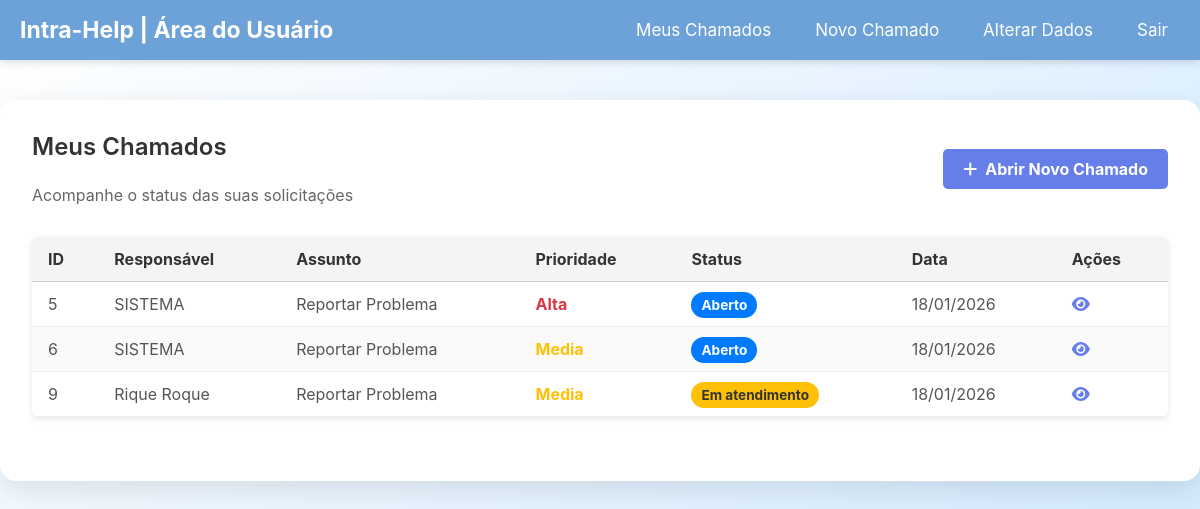
Page /views/painelUsuario.php (signed in) on the committed database.
### tables this page shows
CREATE TABLE "chamados" (
	"numero"	INTEGER NOT NULL,
	"solicitante_id"	INTEGER NOT NULL,
	"descricao"	TEXT NOT NULL,
	"responsavel_id"	INTEGER DEFAULT 1,
	"status"	TEXT DEFAULT "Aberto",
	"data_criacao"	TEXT DEFAULT current_timestamp, titulo text default "Reportar Problema", prioridade text default "Baixa",
	PRIMARY KEY("numero"),
	CONSTRAINT "fk_responsavel" FOREIGN KEY("responsavel_id") REFERENCES "usuarios"("usuario_id"),
	CONSTRAINT "fk_solicitante" FOREIGN KEY("solicitante_id") REFERENCES "usuarios"("usuario_id")
);

### models/chamados.php (called while the page is built, shortened)
<?php
function chamadosPorIdSolicitante(int $idSolicitante){
    $pdo = conectarDB();
    $sql = "SELECT c.numero, u.nome as solicitante, c.descricao, us.nome as responsavel, c.status, c.data_criacao, c.prioridade, c.titulo
            FROM chamados c
            INNER JOIN usuarios u
            ON solicitante_id = u.usuario_id
            INNER JOIN usuarios us
            ON responsavel_id = us.usuario_id
            WHERE c.solicitante_id = :solicitante_id;";
    $stmt = $pdo->prepare($sql);
    $stmt->execute(
        [":solicitante_id"=> $idSolicitante]
    );
    return $stmt->fetchAll(PDO::FETCH_ASSOC);
}

### views/painelUsuario.php (the view, shortened to what this page needs)
<?php
    require_once dirname(__DIR__) . '/models/chamados.php';
    if(eUsuarioLogado()){
        $usuario = $_SESSION['usuario'];
        $id = $usuario['usuario_id'];
        $categoria = $usuario['categoria'];
    }
    $eCliente = $categoria === 'Cliente';
    if ($eCliente){$chamados = chamadosPorIdSolicitante($id);}
    else{$chamados = chamadosPorIdResponsavel($id);}
?>
<!DOCTYPE html>
<html lang="pt-br">
<head>
    <link rel="stylesheet" href="../theme.css">
    <link rel="stylesheet" href="../style.css">
    <link rel="stylesheet" href="./painelUsuario.css">
    <link rel="stylesheet" href="https://cdnjs.cloudflare.com/ajax/libs/font-awesome/6.5.0/css/all.min.css">
</head>
<body>
    <?php
    include 'menu.php';
    ?>
    <div class="main-content">
        <div class="container">
            <div class="header-painel">
                <div>
                    <h2>Meus Chamados</h2>
                    <p>Acompanhe o status das suas solicitações</p>
                </div>
                <a href="criarChamado.php" class="btn-novo">
                    <i class="fa-solid fa-plus"></i> Abrir Novo Chamado
                </a>
            </div>
            <table class="data-table">
                <thead>
                    <tr>
                        <th>ID</th>
                        <?php if($eCliente): ?>
                            <th>Responsável</th>
                        <?php else: ?>
                            <th>Solicitante</th>
                        <?php endif; ?>
                        <th>Assunto</th>
                        <th>Prioridade</th>
                        <th>Status</th>
                        <th>Data</th>
                        <th>Ações</th>
                    </tr>
                </thead>
                <tbody>
                    <?php foreach($chamados as $c): ?>
                    <tr>
                        <td><?= $c['numero'] ?></td>
                        <?php if($eCliente): ?>
                            <td><?= $c['responsavel'] ?></td>
                        <?php else: ?>
                            <td><?= $c['solicitante'] ?></td>
                        <?php endif; ?>
                        <td><?= $c['titulo'] ?></td>
                        <td><span class="badge-<?= $c['prioridade'] ?>"><?= $c['prioridade'] ?></span></td>
                        <td><span class="badge badge-<?= $c['status'] ?>"><?= $c['status'] ?></span></td>
                        <td><?= date('d/m/Y', strtotime($c['data_criacao'])) ?></td>
                        <td>
                            <a href="../views/verChamado.php?id=<?= $c['numero'] ?>" title="Ver Detalhes">
                                <i class="fa-solid fa-eye"></i>
                            </a>
                        </td>
                    </tr>
                    <?php endforeach?>
                </tbody>
            </table>
        </div>
    </div>
</body>
</html>

### theme.css (style rules this page uses)
:root { --primary: #667eea; --primary-hover: #5a67d8; --text-main: #111; --text-muted: #666; --text-soft: #555; --thead: #f4f4f4; --bg-page: #f5f6fa; --bg-card: #ffffff; --bg-soft: #f5f7fa; --bg-soft-2: #f9fbff; --border: #d1d5db; --border-soft: #e1e7f0; --blue: #007bff; --gray: #6c757d; --yellow: #ffc107; --green: #28a745; --red: #dc3545; --orange: orange; --success-bg: #e6fffa; --error-bg: #fed7d7; --link:#9dafff; --shadow-focus: rgba(102, 126, 234, 0.2); }

### style.css (style rules this page uses)
* { box-sizing: border-box; margin: 0; padding: 0; font-family: 'Inter', sans-serif; }
body { background: linear-gradient(135deg, #fff, #cbe7ff); min-height: 100svh; }
.main-content { display: flex; justify-content: center; align-items: center; margin-top: 80px; padding: 20px; }
.container { background: #fff; padding: 2rem; border-radius: 1rem; box-shadow: 0 10px 30px rgba(0, 0, 0, 0.1); min-width: 450px; }
.container:has(table) { min-width: 1200px; }
h2 { text-align: center; margin-bottom: 1.5rem; font-weight: 600; color: #333; }
a { color: var(--link); text-decoration: none; margin: auto; }
.data-table { width: 100%; min-width: 1000px; margin: 2rem auto; border-collapse: collapse; font-family: Arial, sans-serif; font-size: 16px; background-color: #fff; box-shadow: 0 2px 6px rgba(0, 0, 0, 0.1); border-radius: 6px; overflow: hidden; }
.data-table thead { background-color: var(--thead); }
.data-table thead th { text-align: left; padding: 12px 16px; border-bottom: 1px solid #ccc; color: #333; font-weight: bold; }
.data-table tbody td { padding: 12px 16px; border-bottom: 1px solid #eee; color: #555; }
.data-table tbody tr:nth-child(even) { background-color: #fafafa; }

### views/painelUsuario.css (style rules this page uses)
body { min-height: 100svh; }
.main-content { margin-top: 80px; padding: 20px; display: flex; justify-content: center; }
.container { min-width: 1200px; margin: 0 auto; }
.header-painel { display: flex; justify-content: space-between; align-items: center; margin-bottom: 2rem; flex-wrap: wrap; gap: 1rem; }
.btn-novo { background-color: #667eea; color: white; padding: 10px 20px; border-radius: 5px; text-decoration: none; font-weight: bold; display: inline-flex; align-items: center; gap: 8px; transition: background 0.3s; }
.badge { padding: 5px 10px; border-radius: 15px; font-size: 0.85rem; font-weight: bold; color: white; }
.badge-Aberto { background-color: #007bff; }
.atendimento { background-color: #ffc107; color: #333; }
.badge-Alta { color: #dc3545; font-weight: bold; }
.badge-Media { color: #ffc107; font-weight: bold; }
p { color: #666; }
a { color: #667eea; padding: 0; margin: 0; }
h2 { text-align: start; }

### rows in the picture
chamados: numero "5", responsavel "SISTEMA", titulo "Reportar Problema", prioridade "Alta", status "Aberto", data_criacao "18/01/2026"
chamados: numero "6", responsavel "SISTEMA", titulo "Reportar Problema", prioridade "Media", status "Aberto", data_criacao "18/01/2026"
chamados: numero "9", responsavel "Rique Roque", titulo "Reportar Problema", prioridade "Media", status "Em atendimento", data_criacao "18/01/2026"
